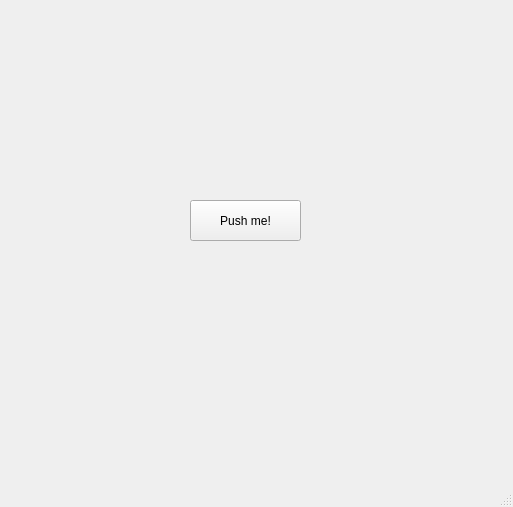
<?xml version="1.0" encoding="UTF-8"?>
<ui version="4.0">
 <class>MainWindow</class>
 <widget class="QMainWindow" name="MainWindow">
  <property name="geometry">
   <rect>
    <x>0</x>
    <y>0</y>
    <width>513</width>
    <height>507</height>
   </rect>
  </property>
  <property name="windowTitle">
   <string>MainWindow</string>
  </property>
  <widget class="QWidget" name="centralwidget">
   <widget class="QPushButton" name="pushButton">
    <property name="geometry">
     <rect>
      <x>190</x>
      <y>200</y>
      <width>111</width>
      <height>41</height>
     </rect>
    </property>
    <property name="text">
     <string>Push me!</string>
    </property>
   </widget>
  </widget>
  <widget class="QMenuBar" name="menubar">
   <property name="geometry">
    <rect>
     <x>0</x>
     <y>0</y>
     <width>513</width>
     <height>21</height>
    </rect>
   </property>
  </widget>
  <widget class="QStatusBar" name="statusbar"/>
 </widget>
 <resources/>
 <connections/>
</ui>
